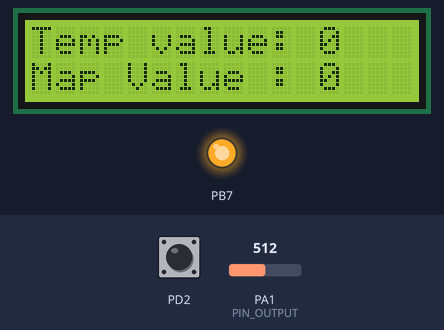
Bench run of a program on a simulated ATmega32, built with avr-gcc and emulated at 1.6 MHz. Parts: 16×2 character LCD, output pins drawn as LEDs (lit = HIGH). Wiring (inferred from the names in the program): character LCD (HD44780): RS PA3; E PA2; data PB0, PB1, PB2, PB4. The test bench sets the inputs (shaded band); at power-on: PD2 HIGH, PA1 (PIN_OUTPUT) = 512. Pins used as bus, display or sensor lines are not drawn.

Above: at 1.2 s.
1.3 s: PD2 pulled LOW for 0.15 s
At 2.3 s:
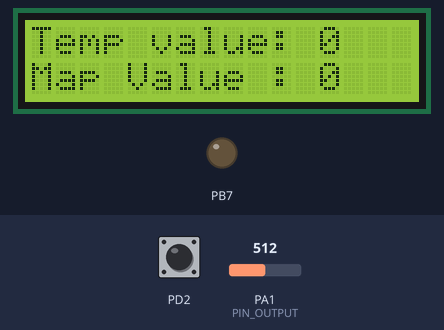
2.9 s: PD2 pulled LOW for 1 s
At 3.5 s:
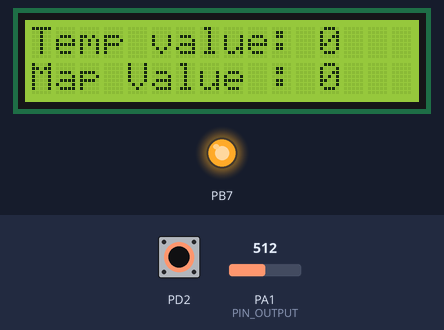
5.4 s: PD2 pulled LOW for 3.2 s
At 6.6 s:
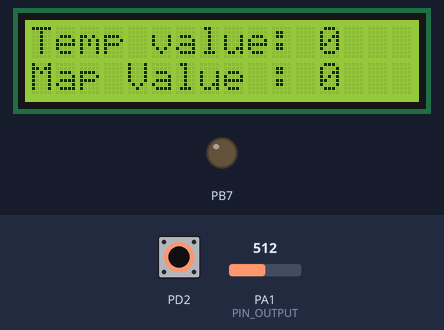
Timing chart, 0 to 8.4 s (numbered marks = the images above; inputs shaded):
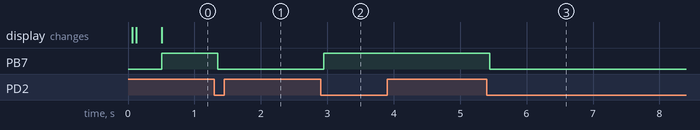

Measured:
- after the input at 1.3 s, PB7: HIGH → LOW after 0.05 s
- after the input at 2.9 s, PB7: LOW → HIGH after 0.05 s
- after the input at 5.4 s, PB7: HIGH → LOW after 0.05 s

The program:

main.c
```c
/*
 * main.c
 *
 *  Created on: Oct 20, 2023
 *      Author: Shaimaa Gamal
 */


#include <stdio.h>
#include "MCAL/GINT/GINT_config.h"
#include "HAL/LCD/lcd.h"
#include "HAL/LED/LED.h"
#include "MCAL/EXTI/EXTI_config.h"
#include "MCAL/ADC/ADC_interface.h"

uint32 g_tempVal = 0,g_mapVal=0;
uint8 read[10];

/** ============== Callback & Normal functions implementation =============== */
void readTempSensor(void);
uint32 map(uint32 x, uint32 x1, uint32 x2, uint32 y1, uint32 y2);


int  main(void)
{

	GINT_Enable();
	ADC_init();
	ADC_selectChannel(ADC1);
	LCD_init();
	LCD_clearScreen();

	LCD_goToRowColumn(0, 0);
	LCD_displayString("Temp value: ");

	LCD_goToRowColumn(1, 0);
	LCD_displayString("Map Value :");
	LED_setUpDirection(PORTB_ID, 7, PIN_OUTPUT);
	LED_OFF(PORTB_ID, 7);

	EXTI_Enable(INT0, NULL, falling_edge);
	ADC_setCallBackFunction(readTempSensor );
	while(1)
	{

	}

}

void readTempSensor(void)
{
	g_tempVal = ADC_readChannel();
	g_tempVal=(g_tempVal*150*5)/(1023*1.5);
	LCD_goToRowColumn(0, 12);
	LCD_intgerToString(g_tempVal);

	g_mapVal=map(g_tempVal,0, 1023, 2500, 5000);
	LCD_goToRowColumn(1, 12);
	LCD_intgerToString(g_mapVal);
	LED_Toggle(PORTB_ID,7);

}

uint32 map(uint32 x, uint32 x1, uint32 x2, uint32 y1, uint32 y2)
{
	return (((x - x1) * (y2 - y1) / (x2 - x1)) + y1);
}
```

lcd.c
```c
 /******************************************************************************
 *
 * Module: LCD
 *
 * File Name: lcd.c
 *
 * Description: Source file for the LCD driver
 *
 * Author: Mohamed Tarek
 *
 *******************************************************************************/

#include "lcd.h"
#include "util/delay.h"
/*******************************************************************************
 *                      Functions Definitions                                  *
 *******************************************************************************/
static uint8 InitFinished = 0;

void LCD_init(void)
{
	GPIO_SetupPin_Direction(PORTB_ID,LCD_PIN1,PIN_OUTPUT);/*D4*/
	GPIO_SetupPin_Direction(PORTB_ID,LCD_PIN2,PIN_OUTPUT);/*D5*/
	GPIO_SetupPin_Direction(PORTB_ID,LCD_PIN3,PIN_OUTPUT);/*D6*/
	GPIO_SetupPin_Direction(PORTB_ID,LCD_PIN4,PIN_OUTPUT);/*D7*/

	GPIO_SetupPin_Direction(PORTA_ID,LCD_RS_PIN,PIN_OUTPUT);/*RS*/
	GPIO_SetupPin_Direction(PORTA_ID,LCD_EN_PIN,PIN_OUTPUT); /*EN*/

	_delay_ms(40);

	LCD_writeCommand(0x20);
	LCD_writeCommand(0x20);
	LCD_writeCommand(0x80);

	_delay_ms(40);

	LCD_writeCommand(0x00);
	LCD_writeCommand(0xc0);

	_delay_ms(40);

	LCD_writeCommand(0x00);
	LCD_writeCommand(0x10);

	_delay_ms(2);

	InitFinished = 1;
}

void LCD_writeCommand(uint8 command)
{
	GPIO_SetupPin_Value(PORTA_ID,LCD_RS_PIN,LOGIC_LOW);/*RS*/

	GPIO_SetupPin_Value(PORTB_ID,LCD_PIN1,GET_BIT(command,4));
	GPIO_SetupPin_Value(PORTB_ID,LCD_PIN2,GET_BIT(command,5));
	GPIO_SetupPin_Value(PORTB_ID,LCD_PIN3,GET_BIT(command,6));
	GPIO_SetupPin_Value(PORTB_ID,LCD_PIN4,GET_BIT(command,7));

	GPIO_SetupPin_Value(PORTA_ID,LCD_EN_PIN,LOGIC_HIGH);/*EN*/
    _delay_ms(4);
	GPIO_SetupPin_Value(PORTA_ID,LCD_EN_PIN,LOGIC_LOW);/*EN*/

	// _delay_ms(4);

	if(InitFinished)
	{
		GPIO_SetupPin_Value(PORTB_ID,LCD_PIN1,GET_BIT(command,0));
		GPIO_SetupPin_Value(PORTB_ID,LCD_PIN2,GET_BIT(command,1));
		GPIO_SetupPin_Value(PORTB_ID,LCD_PIN3,GET_BIT(command,2));
		GPIO_SetupPin_Value(PORTB_ID,LCD_PIN4,GET_BIT(command,3));

		GPIO_SetupPin_Value(PORTA_ID,LCD_EN_PIN,LOGIC_HIGH);/*EN*/
		_delay_ms(4);
		GPIO_SetupPin_Value(PORTA_ID,LCD_EN_PIN,LOGIC_LOW);/*EN*/
	}
	_delay_ms(4);
}
void LCD_writeData(uint8 command)
{

	GPIO_SetupPin_Value(PORTA_ID,LCD_RS_PIN,LOGIC_HIGH);

	GPIO_SetupPin_Value(PORTB_ID,LCD_PIN1,GET_BIT(command,4));
	GPIO_SetupPin_Value(PORTB_ID,LCD_PIN2,GET_BIT(command,5));
	GPIO_SetupPin_Value(PORTB_ID,LCD_PIN3,GET_BIT(command,6));
	GPIO_SetupPin_Value(PORTB_ID,LCD_PIN4,GET_BIT(command,7));

	GPIO_SetupPin_Value(PORTA_ID,LCD_EN_PIN,LOGIC_HIGH);/*EN*/
    _delay_ms(2);
	GPIO_SetupPin_Value(PORTA_ID,LCD_EN_PIN,LOGIC_LOW);/*EN*/
	 _delay_ms(2);

	GPIO_SetupPin_Value(PORTB_ID,LCD_PIN1,GET_BIT(command,0));
	GPIO_SetupPin_Value(PORTB_ID,LCD_PIN2,GET_BIT(command,1));
	GPIO_SetupPin_Value(PORTB_ID,LCD_PIN3,GET_BIT(command,2));
	GPIO_SetupPin_Value(PORTB_ID,LCD_PIN4,GET_BIT(command,3));


	GPIO_SetupPin_Value(PORTA_ID,LCD_EN_PIN,LOGIC_HIGH);/*EN*/
    _delay_ms(2);
	GPIO_SetupPin_Value(PORTA_ID,LCD_EN_PIN,LOGIC_LOW);/*EN*/
	_delay_ms(2);
}
void LCD_goToRowColumn(uint8 row,uint8 col)
{
	uint8 Address;

	/* first of all calculate the required address */
	switch(row)
	{
		case 0:
				Address=0x80+col;
				break;
		case 1:
				Address=0xC0+col;
				break;
		case 2:
				Address=0x94+col;
				break;
		case 3:
				Address=0xD4+col;
				break;
	}
	/* to write to a specific address in the LCD
	 * we need to apply the corresponding command 0b10000000+Address */
	LCD_writeCommand(Address);
}

void LCD_displayString(const char *Str)
{
	uint8 i = 0;
	while(Str[i] != '\0')
	{
		LCD_writeData(Str[i]);
		i++;
	}
}
void LCD_clearScreen(void)
{
	LCD_writeCommand(CLEAR_COMMAND); //clear display
}

void LCD_intgerToString(int data)
{
   char buff[16]; /* String to hold the ascii result */
   itoa(data,buff,10); /* 10 for decimal */
   LCD_displayString(buff);
}
```

LED.c
```c
/*
 * Application.c
 *
 *  Created on: Oct 20, 2023
 *      Author: Shaimaa Gamal
 */

#include "LED.h"

void LED_setUpDirection(uint8 port_id,uint8 pin_num,GPIO_PinDirection direction)
{
	GPIO_SetupPin_Direction(port_id,pin_num, direction);


}

void LED_ON(uint8 port_id,uint8 pin_num)
{
	GPIO_SetupPin_Value(port_id,pin_num,LOGIC_HIGH);
}
void LED_OFF(uint8 port_id,uint8 pin_num)
{
	GPIO_SetupPin_Value(port_id,pin_num,LOGIC_LOW);
}

void LED_Toggle(uint8 port_id, uint8 pin_num)
{
	GPIO_TogglePin_Value(port_id, pin_num);
}
```

LED.h
```c
/***************************************************************************************************/
/*                                       Application.h
 *                                       Date: Oct 20, 2023
 *                                       Author: Shaimaa Gamal
 *                                       Description: some projects using GPIO Driver
 ***************************************************************************************************/

#ifndef APPLICATION_H_
#define APPLICATION_H_


#define DISPLAY_ON_SEG1 1

#include "../../MCAL/GPIO/GPIO_Config.h"
#include <util/delay.h>


#define LED_RED_PIN      7
#define LED_GREEN_PIN    4
#define LED_BLUE_PIN     5
#define LED_YELLOW_PIN   6

void LED_setUpDirection(uint8 port_id,uint8 pin_num,GPIO_PinDirection direction);
void LED_ON(uint8 port_id,uint8 pin_num);
void LED_OFF(uint8 port_id,uint8 pin_num);
void LED_Toggle(uint8 port_id,uint8 pin_num);

#endif /* APPLICATION_H_ */
```

lcd.c
```c
 /******************************************************************************
 *
 * Module: LCD
 *
 * File Name: lcd.c
 *
 * Description: Source file for the LCD driver
 *
 * Author: Mohamed Tarek
 *
 *******************************************************************************/

#include "lcd.h"
#include "util/delay.h"
/*******************************************************************************
 *                      Functions Definitions                                  *
 *******************************************************************************/
static uint8 InitFinished = 0;

void LCD_init(void)
{
	GPIO_SetupPin_Direction(PORTB_ID,LCD_PIN1,PIN_OUTPUT);/*D4*/
	GPIO_SetupPin_Direction(PORTB_ID,LCD_PIN2,PIN_OUTPUT);/*D5*/
	GPIO_SetupPin_Direction(PORTB_ID,LCD_PIN3,PIN_OUTPUT);/*D6*/
	GPIO_SetupPin_Direction(PORTB_ID,LCD_PIN4,PIN_OUTPUT);/*D7*/

	GPIO_SetupPin_Direction(PORTA_ID,LCD_RS_PIN,PIN_OUTPUT);/*RS*/
	GPIO_SetupPin_Direction(PORTA_ID,LCD_EN_PIN,PIN_OUTPUT); /*EN*/

	_delay_ms(40);

	LCD_writeCommand(0x20);
	LCD_writeCommand(0x20);
	LCD_writeCommand(0x80);

	_delay_ms(40);

	LCD_writeCommand(0x00);
	LCD_writeCommand(0xc0);

	_delay_ms(40);

	LCD_writeCommand(0x00);
	LCD_writeCommand(0x10);

	_delay_ms(2);

	InitFinished = 1;
}

void LCD_writeCommand(uint8 command)
{
	GPIO_SetupPin_Value(PORTA_ID,LCD_RS_PIN,LOGIC_LOW);/*RS*/

	GPIO_SetupPin_Value(PORTB_ID,LCD_PIN1,GET_BIT(command,4));
	GPIO_SetupPin_Value(PORTB_ID,LCD_PIN2,GET_BIT(command,5));
	GPIO_SetupPin_Value(PORTB_ID,LCD_PIN3,GET_BIT(command,6));
	GPIO_SetupPin_Value(PORTB_ID,LCD_PIN4,GET_BIT(command,7));

	GPIO_SetupPin_Value(PORTA_ID,LCD_EN_PIN,LOGIC_HIGH);/*EN*/
    _delay_ms(4);
	GPIO_SetupPin_Value(PORTA_ID,LCD_EN_PIN,LOGIC_LOW);/*EN*/

	// _delay_ms(4);

	if(InitFinished)
	{
		GPIO_SetupPin_Value(PORTB_ID,LCD_PIN1,GET_BIT(command,0));
		GPIO_SetupPin_Value(PORTB_ID,LCD_PIN2,GET_BIT(command,1));
		GPIO_SetupPin_Value(PORTB_ID,LCD_PIN3,GET_BIT(command,2));
		GPIO_SetupPin_Value(PORTB_ID,LCD_PIN4,GET_BIT(command,3));

		GPIO_SetupPin_Value(PORTA_ID,LCD_EN_PIN,LOGIC_HIGH);/*EN*/
		_delay_ms(4);
		GPIO_SetupPin_Value(PORTA_ID,LCD_EN_PIN,LOGIC_LOW);/*EN*/
	}
	_delay_ms(4);
}
void LCD_writeData(uint8 command)
{

	GPIO_SetupPin_Value(PORTA_ID,LCD_RS_PIN,LOGIC_HIGH);

	GPIO_SetupPin_Value(PORTB_ID,LCD_PIN1,GET_BIT(command,4));
	GPIO_SetupPin_Value(PORTB_ID,LCD_PIN2,GET_BIT(command,5));
	GPIO_SetupPin_Value(PORTB_ID,LCD_PIN3,GET_BIT(command,6));
	GPIO_SetupPin_Value(PORTB_ID,LCD_PIN4,GET_BIT(command,7));

	GPIO_SetupPin_Value(PORTA_ID,LCD_EN_PIN,LOGIC_HIGH);/*EN*/
    _delay_ms(2);
	GPIO_SetupPin_Value(PORTA_ID,LCD_EN_PIN,LOGIC_LOW);/*EN*/
	 _delay_ms(2);

	GPIO_SetupPin_Value(PORTB_ID,LCD_PIN1,GET_BIT(command,0));
	GPIO_SetupPin_Value(PORTB_ID,LCD_PIN2,GET_BIT(command,1));
	GPIO_SetupPin_Value(PORTB_ID,LCD_PIN3,GET_BIT(command,2));
	GPIO_SetupPin_Value(PORTB_ID,LCD_PIN4,GET_BIT(command,3));


	GPIO_SetupPin_Value(PORTA_ID,LCD_EN_PIN,LOGIC_HIGH);/*EN*/
    _delay_ms(2);
	GPIO_SetupPin_Value(PORTA_ID,LCD_EN_PIN,LOGIC_LOW);/*EN*/
	_delay_ms(2);
}
void LCD_goToRowColumn(uint8 row,uint8 col)
{
	uint8 Address;

	/* first of all calculate the required address */
	switch(row)
	{
		case 0:
				Address=0x80+col;
				break;
		case 1:
				Address=0xC0+col;
				break;
		case 2:
				Address=0x94+col;
				break;
		case 3:
				Address=0xD4+col;
				break;
	}
	/* to write to a specific address in the LCD
	 * we need to apply the corresponding command 0b10000000+Address */
	LCD_writeCommand(Address);
}

void LCD_displayString(const char *Str)
{
	uint8 i = 0;
	while(Str[i] != '\0')
	{
		LCD_writeData(Str[i]);
		i++;
	}
}
void LCD_clearScreen(void)
{
	LCD_writeCommand(CLEAR_COMMAND); //clear display
}

void LCD_intgerToString(int data)
{
   char buff[16]; /* String to hold the ascii result */
   itoa(data,buff,10); /* 10 for decimal */
   LCD_displayString(buff);
}
```

lcd.c
```c
 /******************************************************************************
 *
 * Module: LCD
 *
 * File Name: lcd.c
 *
 * Description: Source file for the LCD driver
 *
 * Author: Mohamed Tarek
 *
 *******************************************************************************/

#include "lcd.h"
#include "util/delay.h"
/*******************************************************************************
 *                      Functions Definitions                                  *
 *******************************************************************************/


void LCD_init(void)
{
	GPIO_SetupPin_Direction(PORTB_ID,LCD_PIN1,PIN_OUTPUT);/*D4*/
	GPIO_SetupPin_Direction(PORTB_ID,LCD_PIN2,PIN_OUTPUT);/*D5*/
	GPIO_SetupPin_Direction(PORTB_ID,LCD_PIN3,PIN_OUTPUT);/*D6*/
	GPIO_SetupPin_Direction(PORTB_ID,LCD_PIN4,PIN_OUTPUT);/*D7*/

	GPIO_SetupPin_Direction(PORTA_ID,LCD_RS_PIN,PIN_OUTPUT);/*RS*/
	GPIO_SetupPin_Direction(PORTA_ID,LCD_EN_PIN,PIN_OUTPUT); /*EN*/

	_delay_ms(40);

	LCD_writeCommand(0x20);
	LCD_writeCommand(0x20);
	LCD_writeCommand(0x80);

	_delay_ms(40);

	LCD_writeCommand(0x00);
	LCD_writeCommand(0xc0);

	_delay_ms(40);

	LCD_writeCommand(0x00);
	LCD_writeCommand(0x10);

	_delay_ms(2);


}

void LCD_writeCommand(uint8 command)
{
	GPIO_SetupPin_Value(PORTA_ID,LCD_RS_PIN,LOGIC_LOW);/*RS*/

	GPIO_SetupPin_Value(PORTB_ID,LCD_PIN1,GET_BIT(command,4));
	GPIO_SetupPin_Value(PORTB_ID,LCD_PIN2,GET_BIT(command,5));
	GPIO_SetupPin_Value(PORTB_ID,LCD_PIN3,GET_BIT(command,6));
	GPIO_SetupPin_Value(PORTB_ID,LCD_PIN4,GET_BIT(command,7));

	GPIO_SetupPin_Value(PORTA_ID,LCD_EN_PIN,LOGIC_HIGH);/*EN*/
    _delay_ms(2);
	GPIO_SetupPin_Value(PORTA_ID,LCD_EN_PIN,LOGIC_LOW);/*EN*/

	 _delay_ms(2);


	GPIO_SetupPin_Value(PORTB_ID,LCD_PIN1,GET_BIT(command,0));
	GPIO_SetupPin_Value(PORTB_ID,LCD_PIN2,GET_BIT(command,1));
	GPIO_SetupPin_Value(PORTB_ID,LCD_PIN3,GET_BIT(command,2));
	GPIO_SetupPin_Value(PORTB_ID,LCD_PIN4,GET_BIT(command,3));

	GPIO_SetupPin_Value(PORTA_ID,LCD_EN_PIN,LOGIC_HIGH);/*EN*/
	_delay_ms(2);
	GPIO_SetupPin_Value(PORTA_ID,LCD_EN_PIN,LOGIC_LOW);/*EN*/
	_delay_ms(2);
}
void LCD_writeData(uint8 command)
{

	GPIO_SetupPin_Value(PORTA_ID,LCD_RS_PIN,LOGIC_HIGH);

	GPIO_SetupPin_Value(PORTB_ID,LCD_PIN1,GET_BIT(command,4));
	GPIO_SetupPin_Value(PORTB_ID,LCD_PIN2,GET_BIT(command,5));
	GPIO_SetupPin_Value(PORTB_ID,LCD_PIN3,GET_BIT(command,6));
	GPIO_SetupPin_Value(PORTB_ID,LCD_PIN4,GET_BIT(command,7));

	GPIO_SetupPin_Value(PORTA_ID,LCD_EN_PIN,LOGIC_HIGH);/*EN*/
    _delay_ms(2);
	GPIO_SetupPin_Value(PORTA_ID,LCD_EN_PIN,LOGIC_LOW);/*EN*/
	 _delay_ms(2);

	GPIO_SetupPin_Value(PORTB_ID,LCD_PIN1,GET_BIT(command,0));
	GPIO_SetupPin_Value(PORTB_ID,LCD_PIN2,GET_BIT(command,1));
	GPIO_SetupPin_Value(PORTB_ID,LCD_PIN3,GET_BIT(command,2));
	GPIO_SetupPin_Value(PORTB_ID,LCD_PIN4,GET_BIT(command,3));


	GPIO_SetupPin_Value(PORTA_ID,LCD_EN_PIN,LOGIC_HIGH);/*EN*/
    _delay_ms(2);
	GPIO_SetupPin_Value(PORTA_ID,LCD_EN_PIN,LOGIC_LOW);/*EN*/
	_delay_ms(2);
}
void LCD_goToRowColumn(uint8 row,uint8 col)
{
	uint8 Address;

	/* first of all calculate the required address */
	switch(row)
	{
		case 0:
				Address=col+0x80;
				break;
		case 1:
				Address=col+0xC0;
				break;
		case 2:
				Address=col+0x94;
				break;
		case 3:
				Address=col+0xD4;
				break;
	}
	/* to write to a specific address in the LCD
	 * we need to apply the corresponding command 0b10000000+Address */
	LCD_writeCommand(Address);
}

void LCD_displayString(const char *Str)
{
	uint8 i = 0;
	while(Str[i] != '\0')
	{
		LCD_writeData(Str[i]);
		i++;
	}
}
void LCD_clearScreen(void)
{
	LCD_writeCommand(CLEAR_COMMAND); //clear display
}
```

lcd.h
```c
 /******************************************************************************
 *
 * Module: LCD
 *
 * File Name: lcd.h
 *
 * Description: Header file for the LCD driver
 *
 * Author: Shaimaa G.Salem
 *
 *******************************************************************************/

#ifndef LCD_H_
#define LCD_H_

#include "../../MCAL/GPIO/GPIO_Config.h"


/*******************************************************************************
 *                      Preprocessor Macros                                    *
 *******************************************************************************/
#define LCD_PIN1    0
#define LCD_PIN2    1
#define LCD_PIN3    2
#define LCD_PIN4    4

#define LCD_RS_PIN  3
#define LCD_EN_PIN  2


#define CLEAR_COMMAND 0x01


//#define LCD_DATA_PORT PORTD
//#define LCD_DATA_PORT_DIR DDRC
void LCD_init(void);
void LCD_writeCommand(uint8 command);
void LCD_writeData(uint8 command);
void LCD_goToRowColumn(uint8 row,uint8 col);
void LCD_displayString(const char *Str);
void LCD_clearScreen(void);
#endif /* LCD_H_ */
```

lcd.h
```c
 /******************************************************************************
 *
 * Module: LCD
 *
 * File Name: lcd.h
 *
 * Description: Header file for the LCD driver
 *
 * Author: Shaimaa G.Salem
 *
 *******************************************************************************/

#ifndef LCD_H_
#define LCD_H_

#include "../../MCAL/GPIO/GPIO_Config.h"


/*******************************************************************************
 *                      Preprocessor Macros                                    *
 *******************************************************************************/
#define LCD_PIN1    0
#define LCD_PIN2    1
#define LCD_PIN3    2
#define LCD_PIN4    3

#define LCD_RS_PIN  3
#define LCD_EN_PIN  2


#define CLEAR_COMMAND 0x01


//#define LCD_DATA_PORT PORTD
//#define LCD_DATA_PORT_DIR DDRC
void LCD_init(void);
void LCD_writeCommand(uint8 command);
void LCD_writeData(uint8 command);
void LCD_goToRowColumn(uint8 row,uint8 col);
void LCD_displayString(const char *Str);
void LCD_clearScreen(void);
void LCD_intgerToString(int data);
#endif /* LCD_H_ */
```

BIT_Math.h
```c
/***************************************************************************************************/
/*                                       GPIO_Interface.h
 *                                       Date: Oct 20, 2023
 *                                       Author: Shaimaa Gamal
 *                                       Description: Defining bit math
 ***************************************************************************************************/
#ifndef BIT_MATH_H_
#define BIT_MATH_H_

#define SET_BIT(REG,BIT_NUM)                         (REG|=(1<<BIT_NUM))

#define CLEAR_BIT(REG,BIT_NUM)                       (REG &= ~(1<<BIT_NUM))

#define TOGGLE_BIT(REG,BIT_NUM)                      (REG ^= (1<<BIT_NUM))


#define GET_BIT(REG,BIT_NUM)                         ((REG >> BIT_NUM) & 0x01)/*(REG& (1<<BIT_NUM)>> BIT_NUM)*/


#define SET_BYTE(REG,VAL)                            REG=VAL
#define CLEAR_BYTE(REG) 							 REG=0x00

#define  MASK(REG,MASKED)                            REG=&MASKED

#define CONC_BYTE(B0,B1,B2,B3,B4,B5,B6,B7)           0b##B0##B1##B2##B3##B4##B5##B6##B7


#endif /* GPIO_INTERFACE_H_ */
```

ADC_interface.h
```c
/*
 * ADC_interface.h
 *
 *  Created on: Oct 26, 2023
 *      Author: Shaimaa Gamal
 */

#ifndef MCAL_ADC_ADC_INTERFACE_H_
#define MCAL_ADC_ADC_INTERFACE_H_
#include "../../LIB/BIT_Math.h"
#include"../../LIB/std_types.h"
/*Analog Channel and gain selection bit*/
typedef enum
{
	ADC0=0b00000,
	ADC1=0b00001,
	ADC2=0b00010,
	ADC3=0b00011,
	ADC4=0b00100,
	ADC5=0b00101,
	ADC6=0b00110,
	ADC7=0b00111,

}ADC_channel;

void ADC_init(void);


void ADC_selectChannel(ADC_channel Channel);

void ADC_startConversionPollingMode(void);

void ADC_startConversion(void);
uint16 ADC_readChannel(void);

void ADC_setCallBackFunction(void (*callBackPtr)(void));

#endif /* MCAL_ADC_ADC_INTERFACE_H_ */
```

Source omitted: lcd.c (3892 bytes), std_types.h (1417 bytes), ADC_Private.h (2038 bytes), ADC_config.h (2806 bytes), ADC_program.c (2292 bytes), ADC_register.h (1826 bytes), EXTI_config.c (2465 bytes), EXTI_config.h (814 bytes), EXTI_private.h (700 bytes), GINT_config.c (600 bytes), GINT_config.h (385 bytes), GINT_private.h (330 bytes) and 23 more
